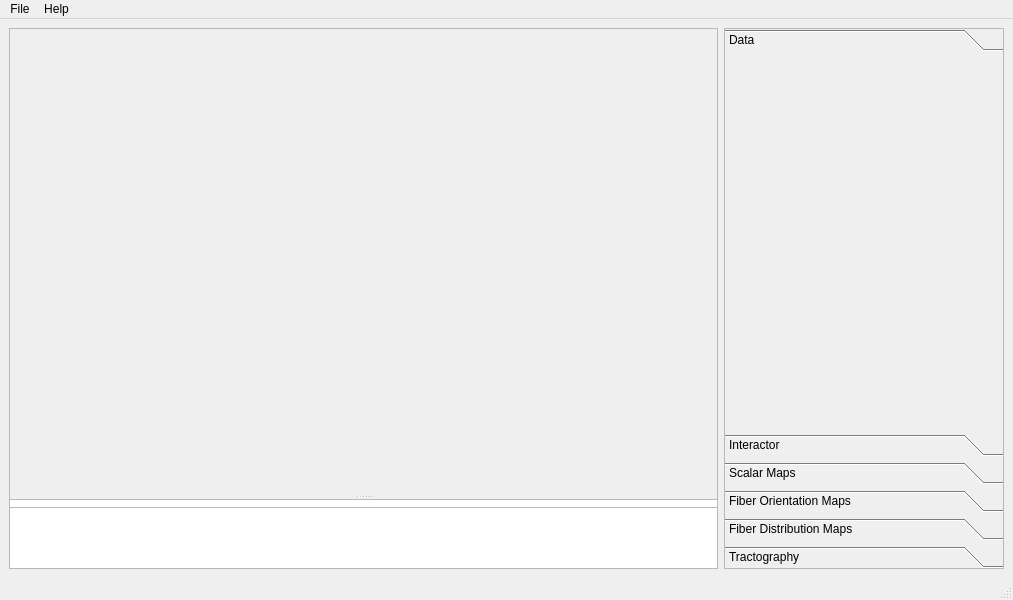
<?xml version="1.0" encoding="UTF-8"?>
<ui version="4.0">
 <class>window</class>
 <widget class="QMainWindow" name="window">
  <property name="geometry">
   <rect>
    <x>0</x>
    <y>0</y>
    <width>1013</width>
    <height>600</height>
   </rect>
  </property>
  <property name="sizePolicy">
   <sizepolicy hsizetype="Expanding" vsizetype="Expanding">
    <horstretch>0</horstretch>
    <verstretch>0</verstretch>
   </sizepolicy>
  </property>
  <property name="minimumSize">
   <size>
    <width>800</width>
    <height>600</height>
   </size>
  </property>
  <property name="windowTitle">
   <string>Polarized Light Imaging Viewer</string>
  </property>
  <property name="layoutDirection">
   <enum>Qt::LeftToRight</enum>
  </property>
  <widget class="QWidget" name="main">
   <property name="enabled">
    <bool>true</bool>
   </property>
   <property name="autoFillBackground">
    <bool>false</bool>
   </property>
   <layout class="QGridLayout" name="gridLayout">
    <item row="0" column="0">
     <widget class="QSplitter" name="vertical_splitter">
      <property name="sizePolicy">
       <sizepolicy hsizetype="Expanding" vsizetype="Expanding">
        <horstretch>1</horstretch>
        <verstretch>0</verstretch>
       </sizepolicy>
      </property>
      <property name="minimumSize">
       <size>
        <width>0</width>
        <height>480</height>
       </size>
      </property>
      <property name="orientation">
       <enum>Qt::Vertical</enum>
      </property>
      <property name="handleWidth">
       <number>4</number>
      </property>
      <widget class="QFrame" name="viewer_frame">
       <property name="sizePolicy">
        <sizepolicy hsizetype="Preferred" vsizetype="Preferred">
         <horstretch>1</horstretch>
         <verstretch>1</verstretch>
        </sizepolicy>
       </property>
       <property name="minimumSize">
        <size>
         <width>0</width>
         <height>480</height>
        </size>
       </property>
       <property name="frameShape">
        <enum>QFrame::StyledPanel</enum>
       </property>
       <property name="frameShadow">
        <enum>QFrame::Sunken</enum>
       </property>
       <property name="lineWidth">
        <number>2</number>
       </property>
       <layout class="QGridLayout" name="grid_layout_viewer">
        <property name="leftMargin">
         <number>0</number>
        </property>
        <property name="topMargin">
         <number>0</number>
        </property>
        <property name="rightMargin">
         <number>0</number>
        </property>
        <property name="bottomMargin">
         <number>0</number>
        </property>
        <item row="0" column="0">
         <widget class="pli::viewer" name="viewer" native="true">
          <property name="sizePolicy">
           <sizepolicy hsizetype="Expanding" vsizetype="Expanding">
            <horstretch>0</horstretch>
            <verstretch>0</verstretch>
           </sizepolicy>
          </property>
          <property name="minimumSize">
           <size>
            <width>0</width>
            <height>0</height>
           </size>
          </property>
         </widget>
        </item>
       </layout>
      </widget>
      <widget class="QTextBrowser" name="console">
       <property name="enabled">
        <bool>true</bool>
       </property>
       <property name="sizePolicy">
        <sizepolicy hsizetype="Preferred" vsizetype="Preferred">
         <horstretch>0</horstretch>
         <verstretch>0</verstretch>
        </sizepolicy>
       </property>
       <property name="maximumSize">
        <size>
         <width>16777215</width>
         <height>320</height>
        </size>
       </property>
       <property name="focusPolicy">
        <enum>Qt::NoFocus</enum>
       </property>
       <property name="frameShape">
        <enum>QFrame::StyledPanel</enum>
       </property>
       <property name="frameShadow">
        <enum>QFrame::Sunken</enum>
       </property>
       <property name="lineWidth">
        <number>2</number>
       </property>
       <property name="verticalScrollBarPolicy">
        <enum>Qt::ScrollBarAsNeeded</enum>
       </property>
       <property name="horizontalScrollBarPolicy">
        <enum>Qt::ScrollBarAlwaysOff</enum>
       </property>
       <property name="textInteractionFlags">
        <set>Qt::LinksAccessibleByKeyboard|Qt::LinksAccessibleByMouse|Qt::TextBrowserInteraction|Qt::TextSelectableByKeyboard|Qt::TextSelectableByMouse</set>
       </property>
      </widget>
     </widget>
    </item>
    <item row="0" column="1">
     <widget class="QToolBox" name="toolbox">
      <property name="sizePolicy">
       <sizepolicy hsizetype="Preferred" vsizetype="Preferred">
        <horstretch>0</horstretch>
        <verstretch>0</verstretch>
       </sizepolicy>
      </property>
      <property name="minimumSize">
       <size>
        <width>280</width>
        <height>0</height>
       </size>
      </property>
      <property name="font">
       <font>
        <weight>50</weight>
        <bold>false</bold>
       </font>
      </property>
      <property name="frameShape">
       <enum>QFrame::StyledPanel</enum>
      </property>
      <property name="frameShadow">
       <enum>QFrame::Sunken</enum>
      </property>
      <property name="lineWidth">
       <number>2</number>
      </property>
      <property name="currentIndex">
       <number>0</number>
      </property>
      <property name="tabSpacing">
       <number>6</number>
      </property>
      <widget class="pli::data_plugin" name="plugin_data">
       <property name="enabled">
        <bool>true</bool>
       </property>
       <property name="geometry">
        <rect>
         <x>0</x>
         <y>0</y>
         <width>278</width>
         <height>377</height>
        </rect>
       </property>
       <property name="font">
        <font>
         <weight>50</weight>
         <bold>false</bold>
        </font>
       </property>
       <attribute name="label">
        <string>Data</string>
       </attribute>
      </widget>
      <widget class="pli::interactor_plugin" name="plugin_interactor">
       <property name="geometry">
        <rect>
         <x>0</x>
         <y>0</y>
         <width>100</width>
         <height>30</height>
        </rect>
       </property>
       <attribute name="label">
        <string>Interactor</string>
       </attribute>
      </widget>
      <widget class="pli::scalar_plugin" name="plugin_scalar">
       <property name="geometry">
        <rect>
         <x>0</x>
         <y>0</y>
         <width>100</width>
         <height>30</height>
        </rect>
       </property>
       <attribute name="label">
        <string>Scalar Maps</string>
       </attribute>
      </widget>
      <widget class="pli::fom_plugin" name="plugin_fom">
       <property name="geometry">
        <rect>
         <x>0</x>
         <y>0</y>
         <width>100</width>
         <height>30</height>
        </rect>
       </property>
       <attribute name="label">
        <string>Fiber Orientation Maps</string>
       </attribute>
       <layout class="QGridLayout" name="grid_layout_fom"/>
      </widget>
      <widget class="pli::fdm_plugin" name="plugin_fdm">
       <property name="geometry">
        <rect>
         <x>0</x>
         <y>0</y>
         <width>100</width>
         <height>30</height>
        </rect>
       </property>
       <attribute name="label">
        <string>Fiber Distribution Maps</string>
       </attribute>
       <layout class="QGridLayout" name="grid_layout_fdm"/>
      </widget>
      <widget class="pli::tractography_plugin" name="plugin_tractography">
       <property name="geometry">
        <rect>
         <x>0</x>
         <y>0</y>
         <width>100</width>
         <height>30</height>
        </rect>
       </property>
       <attribute name="label">
        <string>Tractography</string>
       </attribute>
      </widget>
     </widget>
    </item>
   </layout>
  </widget>
  <widget class="QMenuBar" name="menu_bar">
   <property name="geometry">
    <rect>
     <x>0</x>
     <y>0</y>
     <width>1013</width>
     <height>21</height>
    </rect>
   </property>
   <widget class="QMenu" name="menu_file">
    <property name="title">
     <string>File</string>
    </property>
    <addaction name="action_fullscreen"/>
    <addaction name="action_file_exit"/>
   </widget>
   <widget class="QMenu" name="menu_help">
    <property name="title">
     <string>Help</string>
    </property>
    <addaction name="action_help_version"/>
   </widget>
   <addaction name="menu_file"/>
   <addaction name="menu_help"/>
  </widget>
  <widget class="QStatusBar" name="status_bar">
   <property name="enabled">
    <bool>false</bool>
   </property>
  </widget>
  <action name="action_file_exit">
   <property name="text">
    <string>Exit</string>
   </property>
   <property name="shortcut">
    <string>Esc</string>
   </property>
  </action>
  <action name="action_edit_undo">
   <property name="text">
    <string>Undo</string>
   </property>
   <property name="shortcut">
    <string>Ctrl+Z</string>
   </property>
  </action>
  <action name="action_edit_redo">
   <property name="text">
    <string>Redo</string>
   </property>
   <property name="shortcut">
    <string>Ctrl+Y</string>
   </property>
  </action>
  <action name="action_help_version">
   <property name="text">
    <string>Version</string>
   </property>
  </action>
  <action name="action_fullscreen">
   <property name="text">
    <string>Fullscreen</string>
   </property>
   <property name="shortcut">
    <string>F11</string>
   </property>
  </action>
 </widget>
 <customwidgets>
  <customwidget>
   <class>pli::data_plugin</class>
   <extends>QWidget</extends>
   <header location="global">ui/plugins/data_plugin.hpp</header>
   <container>1</container>
  </customwidget>
  <customwidget>
   <class>pli::fom_plugin</class>
   <extends>QWidget</extends>
   <header location="global">ui/plugins/fom_plugin.hpp</header>
   <container>1</container>
  </customwidget>
  <customwidget>
   <class>pli::fdm_plugin</class>
   <extends>QWidget</extends>
   <header location="global">ui/plugins/fdm_plugin.hpp</header>
   <container>1</container>
  </customwidget>
  <customwidget>
   <class>pli::viewer</class>
   <extends>QWidget</extends>
   <header location="global">ui/viewer.hpp</header>
   <container>1</container>
  </customwidget>
  <customwidget>
   <class>pli::scalar_plugin</class>
   <extends>QWidget</extends>
   <header location="global">ui/plugins/scalar_plugin.hpp</header>
   <container>1</container>
  </customwidget>
  <customwidget>
   <class>pli::interactor_plugin</class>
   <extends>QWidget</extends>
   <header location="global">ui/plugins/interactor_plugin.hpp</header>
   <container>1</container>
  </customwidget>
  <customwidget>
   <class>pli::tractography_plugin</class>
   <extends>QWidget</extends>
   <header location="global">ui/plugins/tractography_plugin.hpp</header>
   <container>1</container>
  </customwidget>
 </customwidgets>
 <resources/>
 <connections/>
</ui>
